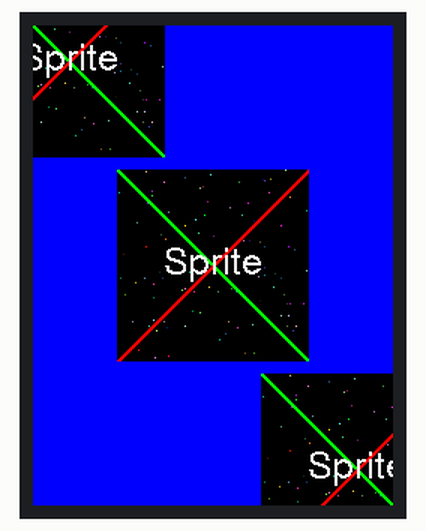
A sketch run on a simulated ESP32. Shown: 240×320 colour display. Random numbers use the default seed unless the sketch sets one.

Above: at 0.4 s.
At 5.37 s:
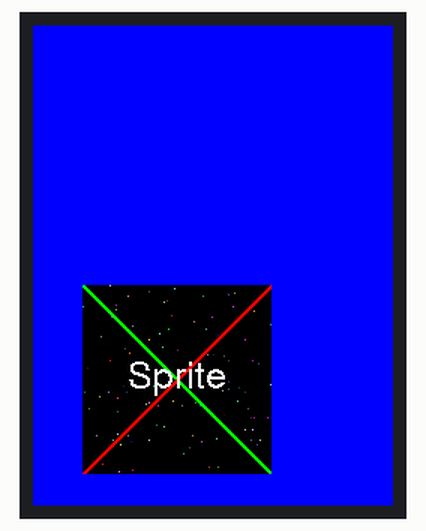
At 10.12 s:
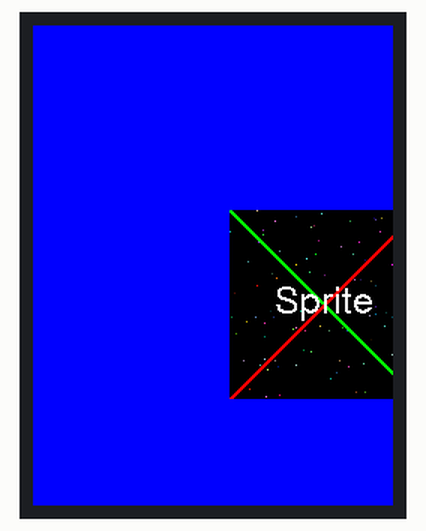
At 20.09 s:
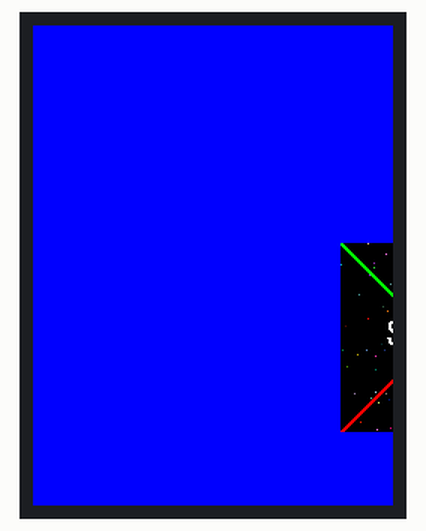
At 29.62 s:
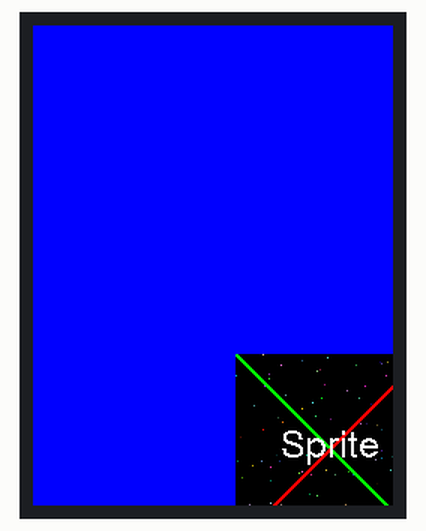
At 39.78 s:
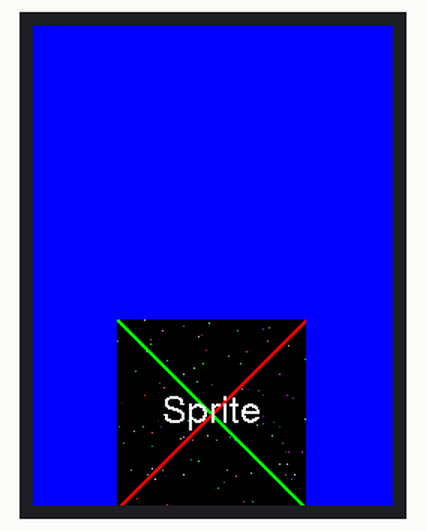

The sketch:

sprite.ino
```cpp
/*

  Sketch to show how a Sprite is created, how to draw pixels
  and text within the Sprite and then push the Sprite onto
  the display screen.

  Example for library:
  https://github.com/Bodmer/TFT_eSPI

  A Sprite is notionally an invisible graphics screen that is
  kept in the processors RAM. Graphics can be drawn into the
  Sprite just as it can be drawn directly to the screen. Once
  the Sprite is completed it can be plotted onto the screen in
  any position. If there is sufficient RAM then the Sprite can
  be the same size as the screen and used as a frame buffer.

  A 16-bit Sprite occupies (2 * width * height) bytes in RAM.

  On a ESP8266 Sprite sizes up to 126 x 160 can be accommodated,
  this size requires 40kBytes of RAM for a 16-bit colour depth.

  When 8-bit colour depth sprites are created they occupy
  (width * height) bytes in RAM, so larger sprites can be
  created, or the RAM required is halved.

*/

// Set delay after plotting the sprite
#define DELAY 1000

// Width and height of sprite
#define WIDTH  128
#define HEIGHT 128

#include <TFT_eSPI.h>                 // Include the graphics library (this includes the sprite functions)

TFT_eSPI    tft = TFT_eSPI();         // Declare object "tft"

TFT_eSprite spr = TFT_eSprite(&tft);  // Declare Sprite object "spr" with pointer to "tft" object

void setup()
{
  Serial.begin(250000);
  Serial.println();

  // Initialise the TFT registers
  tft.init();

  // Optionally set colour depth to 8 or 16 bits, default is 16 if not specified
  // spr.setColorDepth(8);

  // Create a sprite of defined size
  spr.createSprite(WIDTH, HEIGHT);

  // Clear the TFT screen to blue
  tft.fillScreen(TFT_BLUE);
}

void loop(void)
{
  // Fill the whole sprite with black (Sprite is in memory so not visible yet)
  spr.fillSprite(TFT_BLACK);

  // Number of pixels to draw
  uint16_t n = 100;

  // Draw 100 random colour pixels at random positions in sprite
  while (n--)
  {
    uint16_t colour = random(0x10000); // Returns colour 0 - 0xFFFF
    int16_t x = random(WIDTH);        // Random x coordinate
    int16_t y = random(HEIGHT);       // Random y coordinate
    spr.drawPixel( x, y, colour);      // Draw pixel in sprite
  }

  // Draw some lines
  spr.drawLine(1, 0, WIDTH, HEIGHT-1, TFT_GREEN);
  spr.drawLine(0, 0, WIDTH, HEIGHT, TFT_GREEN);
  spr.drawLine(0, 1, WIDTH-1, HEIGHT, TFT_GREEN);
  spr.drawLine(0, HEIGHT-1, WIDTH-1, 0, TFT_RED);
  spr.drawLine(0, HEIGHT, WIDTH, 0, TFT_RED);
  spr.drawLine(1, HEIGHT, WIDTH, 1, TFT_RED);

  // Draw some text with Middle Centre datum
  spr.setTextDatum(MC_DATUM);
  spr.drawString("Sprite", WIDTH / 2, HEIGHT / 2, 4);

  // Now push the sprite to the TFT at position 0,0 on screen
  spr.pushSprite(-40, -40);
  spr.pushSprite(tft.width() / 2 - WIDTH / 2, tft.height() / 2 - HEIGHT / 2);
  spr.pushSprite(tft.width() - WIDTH + 40, tft.height() - HEIGHT + 40);

  delay(DELAY);

  // Fill TFT screen with blue
  tft.fillScreen(TFT_BLUE);

  // Draw a blue rectangle in sprite so when we move it 1 pixel it does not leave a trail
  // on the blue screen background
  spr.drawRect(0, 0, WIDTH, HEIGHT, TFT_BLUE);

  int x = tft.width() / 2  -  WIDTH / 2;
  int y = tft.height() / 2 - HEIGHT / 2;

  uint32_t updateTime = 0;       // time for next update

  while (true)
  {
    // Random movement direction
    int dx = 1; if (random(2)) dx = -1;
    int dy = 1; if (random(2)) dy = -1;

    // Pull it back onto screen if it wanders off
    if (x < -WIDTH/2) dx = 1;
    if (x >= tft.width()-WIDTH/2) dx = -1;
    if (y < -HEIGHT/2) dy = 1;
    if (y >= tft.height()-HEIGHT/2) dy = -1;

    // Draw it 50 time, moving in random direct or staying still
    n = 50;
    int wait = random (50);
    while (n)
    {
      if (updateTime <= millis())
      {
        // Use time delay so sprite does not move fast when not all on screen
        updateTime = millis() + wait;

        // Push the sprite to the TFT screen
        spr.pushSprite(x, y);

        // Change coord for next loop
        x += dx;
        y += dy;
        n--;
        yield(); // Stop watchdog reset
      }
    }
  } // Infinite while, will not exit!
}
```

Measured:
- what the display in image 0 shows lasts 1.0 s, from 0.3 s to 1.3 s
